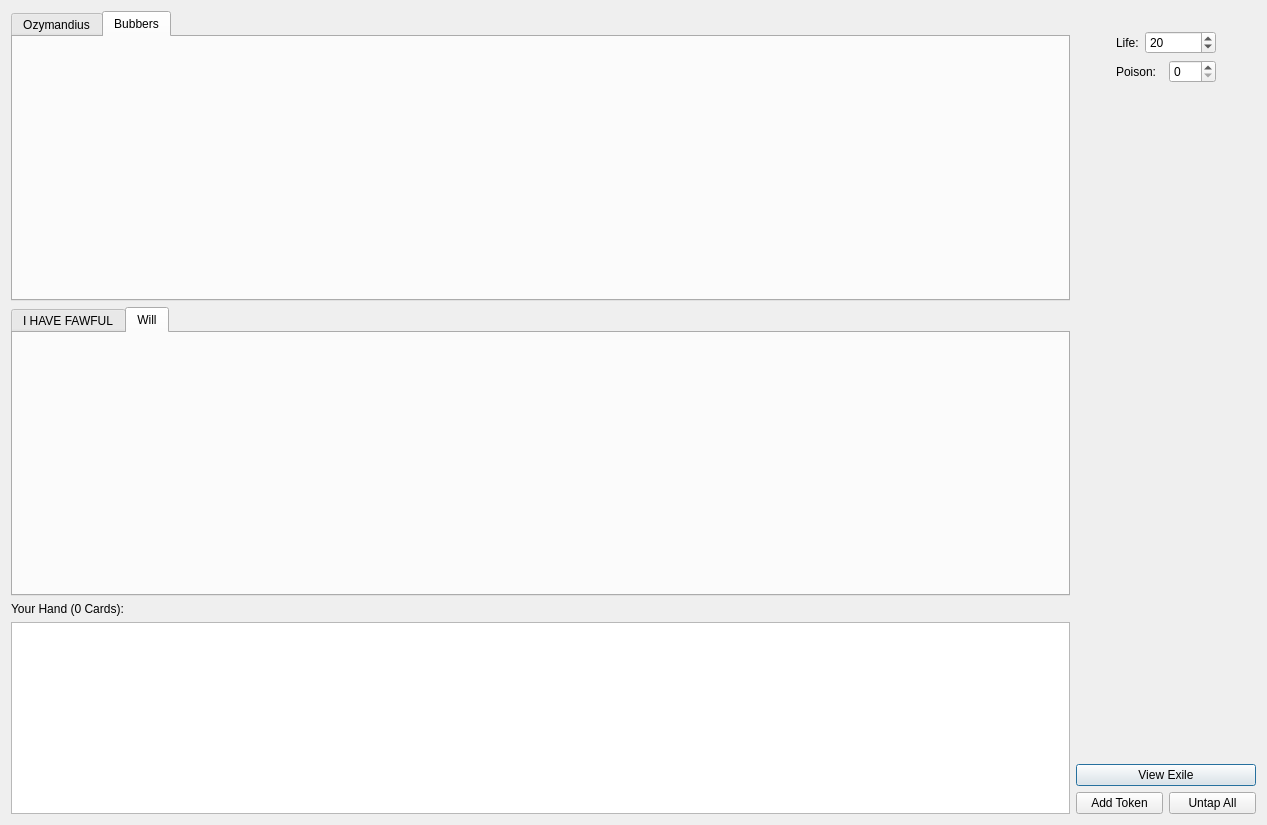
<?xml version="1.0" encoding="UTF-8"?>
<ui version="4.0">
 <class>MainPTG</class>
 <widget class="QDialog" name="MainPTG">
  <property name="geometry">
   <rect>
    <x>0</x>
    <y>0</y>
    <width>1267</width>
    <height>825</height>
   </rect>
  </property>
  <property name="windowTitle">
   <string>Plamann: The Gathering</string>
  </property>
  <layout class="QHBoxLayout" name="horizontalLayout_4">
   <item>
    <layout class="QVBoxLayout" name="verticalLayout_4">
     <item>
      <widget class="QTabWidget" name="twOpponents">
       <property name="tabPosition">
        <enum>QTabWidget::North</enum>
       </property>
       <property name="currentIndex">
        <number>1</number>
       </property>
       <widget class="QWidget" name="tab">
        <attribute name="title">
         <string>Ozymandius</string>
        </attribute>
       </widget>
       <widget class="QWidget" name="tab_2">
        <attribute name="title">
         <string>Bubbers</string>
        </attribute>
       </widget>
      </widget>
     </item>
     <item>
      <widget class="QTabWidget" name="twTeam">
       <property name="currentIndex">
        <number>1</number>
       </property>
       <widget class="QWidget" name="tab_3">
        <attribute name="title">
         <string>I HAVE FAWFUL</string>
        </attribute>
       </widget>
       <widget class="QWidget" name="tab_4">
        <attribute name="title">
         <string>Will</string>
        </attribute>
       </widget>
      </widget>
     </item>
     <item>
      <widget class="QLabel" name="lblHand">
       <property name="text">
        <string>Your Hand (0 Cards):</string>
       </property>
      </widget>
     </item>
     <item>
      <widget class="QListView" name="lvHand">
       <property name="sizePolicy">
        <sizepolicy hsizetype="Expanding" vsizetype="Minimum">
         <horstretch>0</horstretch>
         <verstretch>0</verstretch>
        </sizepolicy>
       </property>
       <property name="contextMenuPolicy">
        <enum>Qt::CustomContextMenu</enum>
       </property>
       <property name="dragEnabled">
        <bool>true</bool>
       </property>
       <property name="dragDropMode">
        <enum>QAbstractItemView::DragDrop</enum>
       </property>
       <property name="selectionMode">
        <enum>QAbstractItemView::SingleSelection</enum>
       </property>
       <property name="horizontalScrollMode">
        <enum>QAbstractItemView::ScrollPerPixel</enum>
       </property>
       <property name="flow">
        <enum>QListView::LeftToRight</enum>
       </property>
      </widget>
     </item>
    </layout>
   </item>
   <item>
    <layout class="QVBoxLayout" name="sidebarLayout">
     <item>
      <widget class="QLabel" name="lblSelectedCard">
       <property name="maximumSize">
        <size>
         <width>312</width>
         <height>445</height>
        </size>
       </property>
       <property name="text">
        <string/>
       </property>
       <property name="pixmap">
        <pixmap>:/test/images/back.jpg</pixmap>
       </property>
       <property name="scaledContents">
        <bool>false</bool>
       </property>
      </widget>
     </item>
     <item>
      <layout class="QVBoxLayout" name="verticalLayout">
       <item>
        <layout class="QHBoxLayout" name="horizontalLayout">
         <item>
          <spacer name="horizontalSpacer">
           <property name="orientation">
            <enum>Qt::Horizontal</enum>
           </property>
           <property name="sizeType">
            <enum>QSizePolicy::Preferred</enum>
           </property>
           <property name="sizeHint" stdset="0">
            <size>
             <width>40</width>
             <height>20</height>
            </size>
           </property>
          </spacer>
         </item>
         <item>
          <widget class="QLabel" name="lblLife">
           <property name="text">
            <string>Life:</string>
           </property>
          </widget>
         </item>
         <item>
          <widget class="QSpinBox" name="sbLife">
           <property name="minimum">
            <number>-1000000</number>
           </property>
           <property name="maximum">
            <number>1000000</number>
           </property>
           <property name="value">
            <number>20</number>
           </property>
          </widget>
         </item>
         <item>
          <spacer name="horizontalSpacer_3">
           <property name="orientation">
            <enum>Qt::Horizontal</enum>
           </property>
           <property name="sizeType">
            <enum>QSizePolicy::Preferred</enum>
           </property>
           <property name="sizeHint" stdset="0">
            <size>
             <width>40</width>
             <height>20</height>
            </size>
           </property>
          </spacer>
         </item>
        </layout>
       </item>
       <item>
        <layout class="QHBoxLayout" name="horizontalLayout_2">
         <item>
          <spacer name="horizontalSpacer_2">
           <property name="orientation">
            <enum>Qt::Horizontal</enum>
           </property>
           <property name="sizeType">
            <enum>QSizePolicy::Minimum</enum>
           </property>
           <property name="sizeHint" stdset="0">
            <size>
             <width>40</width>
             <height>20</height>
            </size>
           </property>
          </spacer>
         </item>
         <item>
          <widget class="QLabel" name="lblPoison">
           <property name="text">
            <string>Poison:</string>
           </property>
          </widget>
         </item>
         <item>
          <widget class="QSpinBox" name="sbPoison"/>
         </item>
         <item>
          <spacer name="horizontalSpacer_4">
           <property name="orientation">
            <enum>Qt::Horizontal</enum>
           </property>
           <property name="sizeType">
            <enum>QSizePolicy::Minimum</enum>
           </property>
           <property name="sizeHint" stdset="0">
            <size>
             <width>40</width>
             <height>20</height>
            </size>
           </property>
          </spacer>
         </item>
        </layout>
       </item>
      </layout>
     </item>
     <item>
      <spacer name="verticalSpacer">
       <property name="orientation">
        <enum>Qt::Vertical</enum>
       </property>
       <property name="sizeHint" stdset="0">
        <size>
         <width>20</width>
         <height>40</height>
        </size>
       </property>
      </spacer>
     </item>
     <item>
      <widget class="QPushButton" name="btnViewExile">
       <property name="text">
        <string>View Exile</string>
       </property>
      </widget>
     </item>
     <item>
      <layout class="QHBoxLayout" name="horizontalLayout_3">
       <item>
        <widget class="QPushButton" name="btnAddToken">
         <property name="text">
          <string>Add Token</string>
         </property>
        </widget>
       </item>
       <item>
        <widget class="QPushButton" name="btnUntapAll">
         <property name="text">
          <string>Untap All</string>
         </property>
        </widget>
       </item>
      </layout>
     </item>
    </layout>
   </item>
  </layout>
 </widget>
 <resources/>
 <connections/>
</ui>
